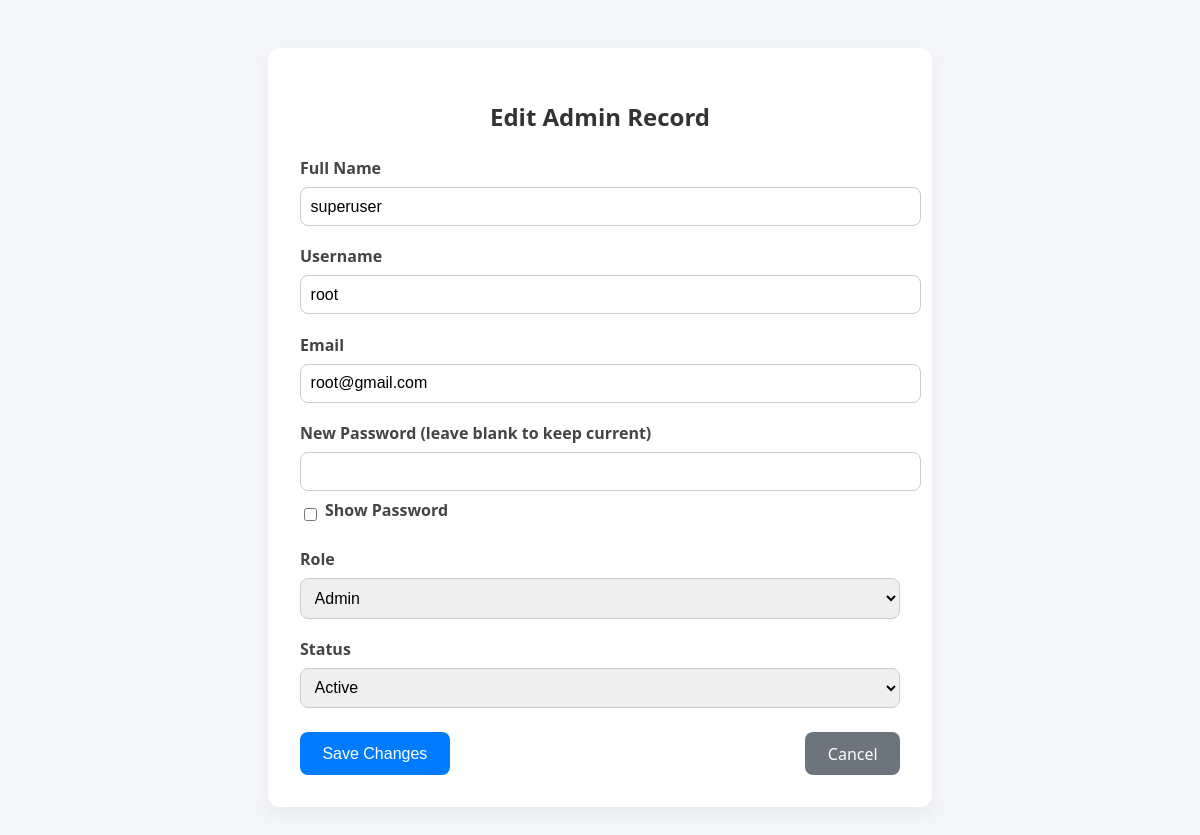
Page /admin/update-admin.php?id=9 (signed in) on the committed database.
### tables this page shows
CREATE TABLE `admin_tb` (
  `id` int(10) UNSIGNED NOT NULL,
  `full_name` varchar(100) NOT NULL,
  `username` varchar(200) NOT NULL,
  `email` varchar(200) NOT NULL,
  `password` varchar(255) NOT NULL,
  `role` varchar(50) NOT NULL,
  `status` varchar(100) NOT NULL
);

### admin/update-admin.php (the view, shortened to what this page needs)
<?php
include "connection/connect.php";
?>
<!DOCTYPE html>
<html lang="en">
<head>
</head>
<body>
<div class="container">
  <h2>Edit Admin Record</h2>
  <form action="" method="POST">
    <?php
    $edit_id = $_GET["id"] ?? 0;
    $sql = "SELECT * FROM admin_tb WHERE id='$edit_id'";
    $result = mysqli_query($conn, $sql);
    $row = mysqli_fetch_assoc($result);
    ?>
    <div class="form-group">
      <label for="name">Full Name</label>
      <input type="text" id="name" name="name" value="<?php echo htmlspecialchars($row['full_name']); ?>" required>
    </div>
    <div class="form-group">
      <label for="username">Username</label>
      <input type="text" id="username" name="username" value="<?php echo htmlspecialchars($row['username']); ?>" required>
    </div>
    <div class="form-group">
      <label for="email">Email</label>
      <input type="email" id="email" name="email" value="<?php echo htmlspecialchars($row['email']); ?>" required>
    </div>
    <div class="form-group">
      <label for="password">New Password (leave blank to keep current)</label>
      <input type="password" id="password" name="password">
      <div class="password-toggle">
        <input type="checkbox" id="show-password" onclick="togglePassword()">
        <label for="show-password">Show Password</label>
      </div>
    </div>
    <div class="form-group">
      <label for="role">Role</label>
      <select id="role" name="role">
        <option value="admin" <?php echo ($row['role'] == 'admin') ? 'selected' : ''; ?>>Admin</option>
      </select>
    </div>
    <div class="form-group">
      <label for="status">Status</label>
      <select id="status" name="status">
        <option value="active" <?php echo ($row['status'] == 'active') ? 'selected' : ''; ?>>Active</option>
      </select>
    </div>
    <div class="btn-group">
      <button type="submit" name="submit" class="btn btn-save">Save Changes</button>
      <a href="<?php echo $SITEURL; ?>admin/administrator.php" class="btn btn-cancel">Cancel</a>
    </div>
  </form>
</div>
</body>
</html>

### admin/update-admin.php (style rules this page uses)
body { font-family: 'Segoe UI', sans-serif; background-color: #f4f6f9; margin: 0; padding: 0; }
.container { max-width: 600px; margin: 3rem auto; background: #fff; padding: 2rem; border-radius: 12px; box-shadow: 0 8px 20px rgba(0,0,0,0.05); }
h2 { text-align: center; color: #333; margin-bottom: 1.5rem; }
.form-group { margin-bottom: 1.2rem; }
form label { display: block; margin-bottom: 0.5rem; font-weight: 600; color: #444; }
form input[type="text"], form input[type="email"], form input[type="password"], form input[type="number"], form select, form textarea { width: 100%; padding: 0.6rem; border: 1px solid #ccc; border-radius: 8px; font-size: 1rem; transition: border-color 0.3s ease; }
.password-toggle { display: flex; align-items: center; margin-top: 0.5rem; }
.password-toggle input { margin-right: 0.5rem; }
.btn-group { display: flex; justify-content: space-between; margin-top: 1.5rem; }
.btn { padding: 0.6rem 1.4rem; border: none; border-radius: 8px; font-size: 1rem; cursor: pointer; transition: background 0.3s ease, transform 0.2s ease; }
.btn-save { background-color: #007bff; color: #fff; }
.btn-cancel { background-color: #6c757d; color: #fff; text-decoration: none; text-align: center; line-height: 1.5; }

### rows in the picture
admin_tb: name "superuser", username "root", email "root@gmail.com", status "Active"
